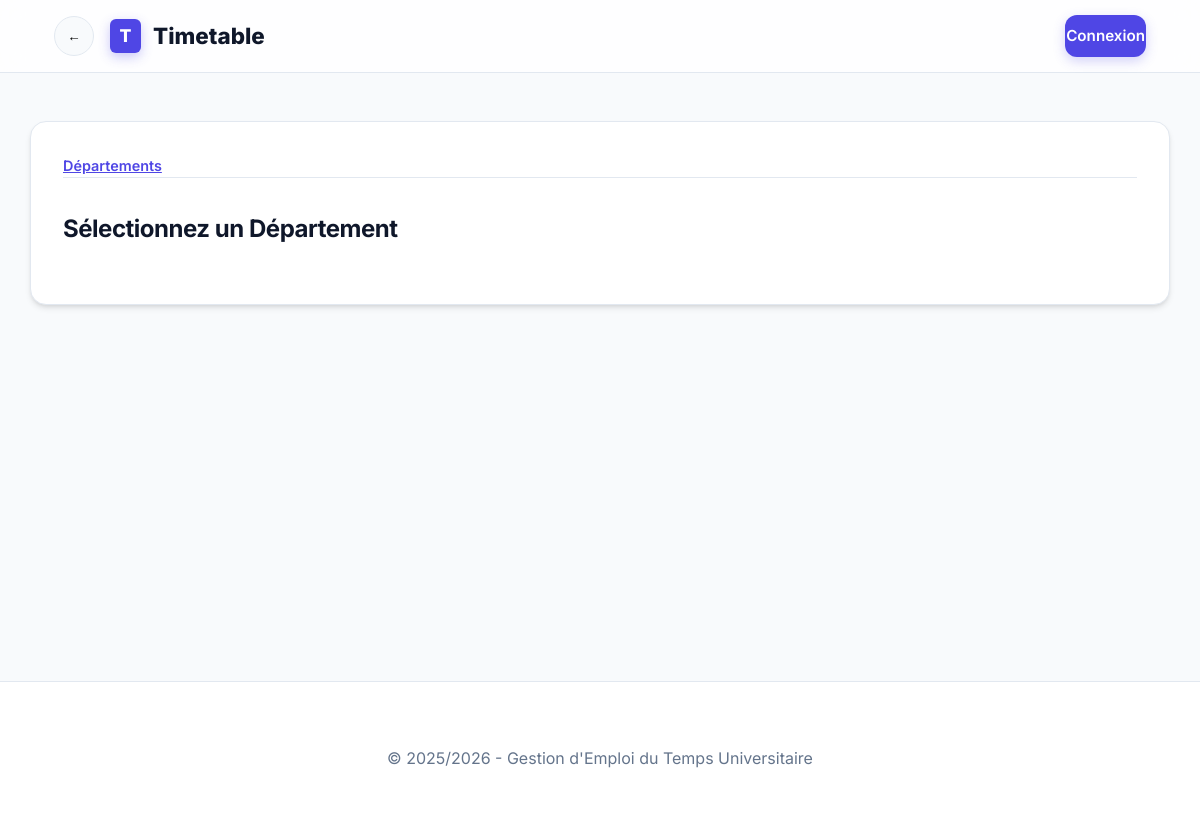
Before: /timetable_app/modules/academics/departments_view.php with the older database file.
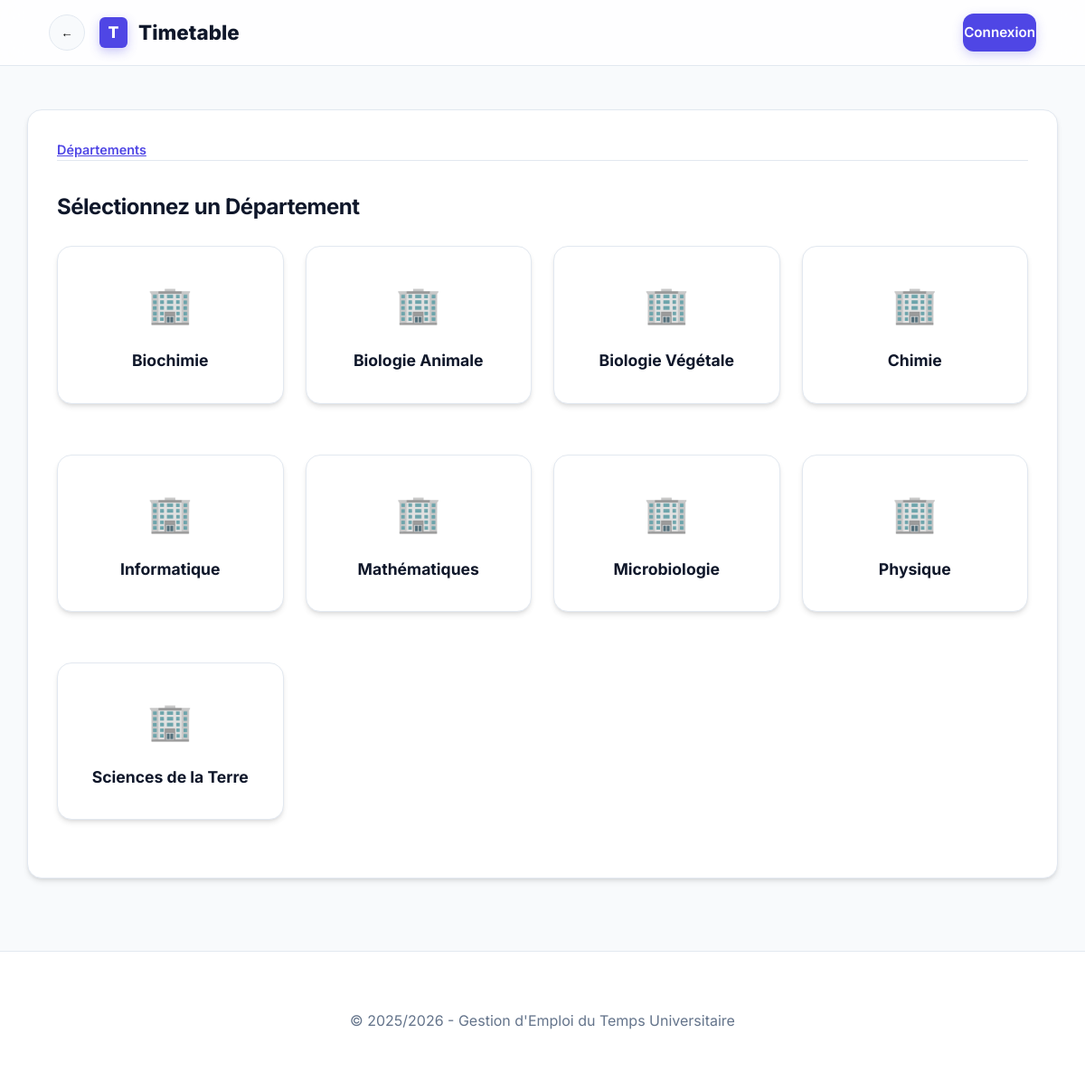
After: the same page with the newer database file.
### tables this page shows
CREATE TABLE `departments` (
  `id` int(11) NOT NULL AUTO_INCREMENT,
  `name` varchar(100) NOT NULL,
  PRIMARY KEY (`id`)
);

### timetable_app/modules/academics/departments_view.php (the view, shortened to what this page needs)
<?php
require_once __DIR__ . '/../../includes/config.php';
$step = $_GET['step'] ?? 'dept';
$departments = $pdo->query("SELECT * FROM departments ORDER BY name")->fetchAll();
require_once __DIR__ . '/../../includes/header.php';
?>
<div class="card">
    <nav style="margin-bottom: 2rem; font-size: 0.9rem; color: var(--text-muted);">
        <a href="departments_view.php" style="color: var(--primary); font-weight: 600;">Départements</a>
    </nav>
    <?php if ($step === 'dept'): ?>
        <h2>Sélectionnez un Département</h2>
        <div style="display: grid; grid-template-columns: repeat(auto-fill, minmax(250px, 1fr)); gap: 1.5rem; margin-top: 1.5rem;">
            <?php foreach ($departments as $dept): ?>
                <a href="?step=program&dept_id=<?php echo $dept['id']; ?>" class="card" style="text-decoration: none; border: 1px solid var(--border); transition: transform 0.2s, box-shadow 0.2s; text-align: center; padding: 2rem;">
                    <div style="font-size: 2.5rem; margin-bottom: 1rem;">🏢</div>
                    <div style="font-weight: 700; color: var(--text); font-size: 1.1rem;"><?php echo htmlspecialchars($dept['name']); ?></div>
                </a>
            <?php endforeach; ?>
        </div>
    <?php endif; ?>
</div>
<?php require_once __DIR__ . '/../../includes/footer.php'; ?>

Changed rows visible on the page:
added departments: name "Biochimie"
added departments: name "Biologie Animale"
added departments: name "Biologie Végétale"
added departments: name "Chimie"
added departments: name "Informatique"
added departments: name "Mathématiques"
added departments: name "Microbiologie"
added departments: name "Physique"
added departments: name "Sciences de la Terre"
